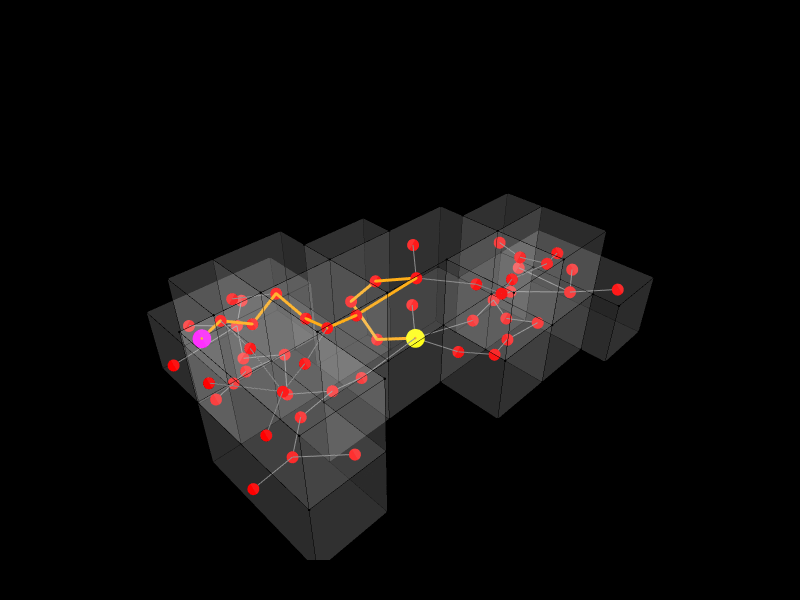

The code cell stored with this chart in its notebook:
### Markdown cell above
## 12. Worst-Case Egress Path

Room 49 requires **11 room transitions** and covers **18,631 units** — the most demanding evacuation route in the building. Its path (orange) traces the full depth of the circulation network from the most remote interior space to the exit.

This is the room a safety analysis would flag first. Whether this depth is acceptable depends on the function of room 49 and the expected occupancy.

### Code cell
if connected:
    worst_room_idx, worst_hops, worst_length = connected[-1]
    worst_path = exit_results[worst_room_idx][3]
    worst_v    = interior_verts[worst_room_idx]

    print(f"Worst-case room:    index {worst_room_idx}")
    print(f"Hops to exit:       {worst_hops}")
    print(f"Path length:        {worst_length:.2f} units")

    # Reset colours
    for v in interior_verts:
        Topology.SetDictionary(v, Dictionary.ByKeysValues(["size", "color"], [14, "red"]))
    Topology.SetDictionary(worst_v,    Dictionary.ByKeysValues(["size", "color"], [22, "magenta"]))
    Topology.SetDictionary(exterior_v, Dictionary.ByKeysValues(["size", "color"], [22, "yellow"]))

    for e in Graph.Edges(g_exit):
        Topology.SetDictionary(e, Dictionary.ByKeysValues(["width", "color"], [2, "grey"]))
    if worst_path:
        for e in Topology.Edges(worst_path):
            Topology.SetDictionary(e, Dictionary.ByKeysValues(["width", "color"], [6, "orange"]))

    show_list = [cc, g_exit]
    if worst_path:
        show_list.append(worst_path)

    Topology.Show(
        *show_list,
        faceOpacity=0.1,
        vertexSizeKey="size",
        vertexColorKey="color",
        edgeWidthKey="width",
        edgeColorKey="color",
        backgroundColor="black",
        width=800,
        height=600,
        renderer=renderer
    )
else:
    print("No connected rooms found.")

### Figure 1 — Plotly figure (JSON) as saved in the notebook; plotly's stock layout.template omitted (floating-point values rounded to 4 significant figures; data arrays with more than 128 entries replaced by an {"elided": "..."} marker saying what was removed)
{"data": [{"customdata": ["", "", "", "", "", "", "", "", "", "", "", "", "", "", "", "", "", "", "", "", "", "", "", "", "", "", "", "", "", "", "", "", "", "", "", "", "", "", "", "", "", "", "", "", "", "", "", "", "", "", "", "", "", "", "", "", "", "", "", "", "", "", "", "", "", "", "", "", "", "", "", "", "", "", "", "", "", "", "", ""], "hoverinfo": "text", "hovertemplate": ["Click ", "Click ", "Click ", "Click ", "Click ", "Click ", "Click ", "Click ", "Click ", "Click ", "Click ", "Click ", "Click ", "Click ", "Click ", "Click ", "Click ", "Click ", "Click ", "Click ", "Click ", "Click ", "Click ", "Click ", "Click ", "Click ", "Click ", "Click ", "Click ", "Click ", "Click ", "Click ", "Click ", "Click ", "Click ", "Click ", "Click ", "Click ", "Click ", "Click ", "Click ", "Click ", "Click ", "Click ", "Click ", "Click ", "Click ", "Click ", "Click ", "Click ", "Click ", "Click ", "Click ", "Click ", "Click ", "Click ", "Click ", "Click ", "Click ", "Click ", "Click ", "Click ", "Click ", "Click ", "Click ", "Click ", "Click ", "Click ", "Click ", "Click ", "Click ", "Click ", "Click ", "Click ", "Click ", "Click ", "Click ", "Click ", "Click ", "Click "], "hovertext": ["", "", "", "", "", "", "", "", "", "", "", "", "", "", "", "", "", "", "", "", "", "", "", "", "", "", "", "", "", "", "", "", "", "", "", "", "", "", "", "", "", "", "", "", "", "", "", "", "", "", "", "", "", "", "", "", "", "", "", "", "", "", "", "", "", "", "", "", "", "", "", "", "", "", "", "", "", "", "", ""], "legendgroup": "1", "legendrank": 1, "marker": {"color": ["#000000", "#000000", "#000000", "#000000", "#000000", "#000000", "#000000", "#000000", "#000000", "#000000", "#000000", "#000000", "#000000", "#000000", "#000000", "#000000", "#000000", "#000000", "#000000", "#000000", "#000000", "#000000", "#000000", "#000000", "#000000", "#000000", "#000000", "#000000", "#000000", "#000000", "#000000", "#000000", "#000000", "#000000", "#000000", "#000000", "#000000", "#000000", "#000000", "#000000", "#000000", "#000000", "#000000", "#000000", "#000000", "#000000", "#000000", "#000000", "#000000", "#000000", "#000000", "#000000", "#000000", "#000000", "#000000", "#000000", "#000000", "#000000", "#000000", "#000000", "#000000", "#000000", "#000000", "#000000", "#000000", "#000000", "#000000", "#000000", "#000000", "#000000", "#000000", "#000000", "#000000", "#000000", "#000000", "#000000", "#000000", "#000000", "#000000", "#000000"], "line": {"width": 0}, "opacity": 1, "size": [2.8, 2.8, 2.8, 2.8, 2.8, 2.8, 2.8, 2.8, 2.8, 2.8, 2.8, 2.8, 2.8, 2.8, 2.8, 2.8, 2.8, 2.8, 2.8, 2.8, 2.8, 2.8, 2.8, 2.8, 2.8, 2.8, 2.8, 2.8, 2.8, 2.8, 2.8, 2.8, 2.8, 2.8, 2.8, 2.8, 2.8, 2.8, 2.8, 2.8, 2.8, 2.8, 2.8, 2.8, 2.8, 2.8, 2.8, 2.8, 2.8, 2.8, 2.8, 2.8, 2.8, 2.8, 2.8, 2.8, 2.8, 2.8, 2.8, 2.8, 2.8, 2.8, 2.8, 2.8, 2.8, 2.8, 2.8, 2.8, 2.8, 2.8, 2.8, 2.8, 2.8, 2.8, 2.8, 2.8, 2.8, 2.8, 2.8, 2.8], "sizemode": "diameter", "symbol": "circle"}, "mode": "markers", "name": "1: Untitled (Vertices)", "showlegend": false, "text": ["", "", "", "", "", "", "", "", "", "", "", "", "", "", "", "", "", "", "", "", "", "", "", "", "", "", "", "", "", "", "", "", "", "", "", "", "", "", "", "", "", "", "", "", "", "", "", "", "", "", "", "", "", "", "", "", "", "", "", "", "", "", "", "", "", "", "", "", "", "", "", "", "", "", "", "", "", "", "", ""], "type": "scatter3d", "x": [13310, 16310, 16310, 13310, 10310, 13310, 16310, 16310, 10310, 16310, 16310, 13310, 10310, 10310, 13310, 16310, 10310, 16310, 16310, 13310, 10310, 10310, 10310, 13310, 13310, 10310, 16310, 13310, 16310, 13310, 19310, 19310, 19310, 19310, 7310, 7310, 7310, 7310, 7310, 7310, 19310, 19310, 13310, 16310, 7310, 7310, 10310, 10310, 7310, 10310, 19310, 19310, 4310, 4310, 5512.0, 7310, 4310, 4310, 5512.0, 7310, 4310, 7310, 4310, 5512.0, 22310, 22310, 19310, 22310, 22310, 19310, 19310, 5512.0, 5512.0, 5512.0, 11510.0, 5512.0, 11510.0, 11510.0, 5512.0, 11510.0], "y": [-760, -760, -760, -760, -3760, -3760, -3760, -1962.0, -760, -1962.0, -3760, -3760, -3760, -760, -760, -760, -760, -1962.0, -3760, -3760, -3760, 740, 740, 740, 740, 740, -6760, -6760, -6760, -6760, -1962.0, -3760, -1962.0, -3760, -760, -3760, -760, -3760, -3760, -760, -1962.0, -3760, -6760, -6760, 2240, 2240, 2240, 2240, 2240, 2240, -6760, -6760, -6760, -760, -760, -6760, -6760, -760, -760, -6760, -6760, -6760, -760, -760, -1962.0, -7962.0, -7962.0, -7962.0, -1962.0, -7962.0, -6760, 2240, 2240, 2240, 2240, 5240, 5240, 2240, 5240, 5240], "z": [6000, 6000, 3000, 3000, 6000, 6000, 6000, 6000, 6000, 3000, 3000, 3000, 3000, 3000, 0, 0, 0, 0, 0, 0, 0, 6000, 3000, 6000, 0, 0, 6000, 6000, 3000, 3000, 6000, 6000, 3000, 3000, 6000, 6000, 3000, 3000, 0, 0, 0, 0, 0, 0, 6000, 3000, 3000, 6000, 0, 0, 6000, 3000, 6000, 6000, 6000, 6000, 3000, 3000, 3000, 3000, 0, 0, 0, 0, 3000, 3000, 3000, 0, 0, 0, 0, 6000, 3000, 0, 3000, 3000, 3000, 0, 0, 0]}, {"hoverinfo": "text", "hovertext": [], "legendgroup": "2", "legendrank": 2, "line": {"color": "#000000", "dash": "solid", "width": 1}, "marker": {"color": "#000000", "size": 0.25, "symbol": "circle"}, "mode": "markers+lines", "name": "1: Untitled (Edges)", "showlegend": false, "text": [], "type": "scatter3d", "x": {"elided": "474 float values"}, "y": {"elided": "474 float values"}, "z": {"elided": "474 int values"}}, {"cmax": 1, "cmin": 0, "color": "#FAFAFA", "colorscale": [[0, "#440154"], [0.1111, "#482878"], [0.2222, "#3e4989"], [0.3333, "#31688e"], [0.4444, "#26828e"], [0.5556, "#1f9e89"], [0.6667, "#35b779"], [0.7778, "#6ece58"], [0.8889, "#b5de2b"], [1, "#fde725"]], "flatshading": true, "hoverinfo": "text", "hovertext": "", "i": {"elided": "224 int values"}, "j": {"elided": "224 int values"}, "k": {"elided": "224 int values"}, "legendgroup": "3", "legendrank": 3, "lighting": {"facenormalsepsilon": 0}, "name": "1: Untitled (Faces)", "opacity": 0.1, "showlegend": false, "showscale": false, "text": "", "type": "mesh3d", "x": [16310, 13310, 13310, 16310, 10310, 10310, 13310, 16310, 16310, 16310, 13310, 16310, 10310, 10310, 13310, 16310, 10310, 13310, 16310, 16310, 10310, 10310, 10310, 13310, 13310, 10310, 16310, 13310, 16310, 13310, 19310, 19310, 19310, 19310, 7310, 7310, 7310, 7310, 7310, 7310, 19310, 19310, 13310, 16310, 7310, 7310, 10310, 10310, 7310, 10310, 19310, 19310, 7310, 4310, 5512.0, 4310, 4310, 4310, 5512.0, 7310, 4310, 7310, 4310, 5512.0, 19310, 22310, 22310, 22310, 22310, 19310, 19310, 5512.0, 5512.0, 5512.0, 11510.0, 11510.0, 5512.0, 11510.0, 5512.0, 11510.0], "y": [-760, -760, -760, -760, -760, -3760, -3760, -1962.0, -3760, -1962.0, -3760, -3760, -3760, -760, -760, -760, -760, -3760, -1962.0, -3760, -3760, 740, 740, 740, 740, 740, -6760, -6760, -6760, -6760, -3760, -1962.0, -1962.0, -3760, -3760, -760, -760, -3760, -3760, -760, -1962.0, -3760, -6760, -6760, 2240, 2240, 2240, 2240, 2240, 2240, -6760, -6760, -6760, -6760, -760, -760, -6760, -760, -760, -6760, -6760, -6760, -760, -760, -7962.0, -7962.0, -1962.0, -7962.0, -1962.0, -7962.0, -6760, 2240, 2240, 2240, 2240, 5240, 5240, 2240, 5240, 5240], "z": [3000, 3000, 6000, 6000, 6000, 6000, 6000, 6000, 6000, 3000, 3000, 3000, 3000, 3000, 0, 0, 0, 0, 0, 0, 0, 6000, 3000, 6000, 0, 0, 6000, 6000, 3000, 3000, 6000, 6000, 3000, 3000, 6000, 6000, 3000, 3000, 0, 0, 0, 0, 0, 0, 6000, 3000, 3000, 6000, 0, 0, 6000, 3000, 6000, 6000, 6000, 6000, 3000, 3000, 3000, 3000, 0, 0, 0, 0, 3000, 3000, 3000, 0, 0, 0, 0, 6000, 3000, 0, 3000, 3000, 3000, 0, 0, 0]}, {"hoverinfo": "text", "hovertext": [], "legendgroup": "10", "legendrank": 10, "line": {"color": "#808080", "dash": "solid", "width": 2}, "marker": {"color": "#808080", "size": 0.5, "symbol": "circle"}, "mode": "markers+lines", "name": "2: Untitled Graph (Edges)", "showlegend": false, "text": [], "type": "scatter3d", "x": {"elided": "135 float values"}, "y": {"elided": "135 float values"}, "z": {"elided": "135 float values"}}, {"hoverinfo": "text", "hovertext": [], "legendgroup": "10", "legendrank": 10, "line": {"color": "#FFA500", "dash": "solid", "width": 6}, "marker": {"color": "#FFA500", "size": 1.5, "symbol": "circle"}, "mode": "markers+lines", "name": "2: Untitled Graph (Edges)", "showlegend": false, "text": [], "type": "scatter3d", "x": [11810, 12520.0, null, 11810, 12520.0, null, 13310, 12520.0, null, 6411.0, 5512.0, null, 6411.0, 7310.0, null, 8810, 8992.0, null, 8810, 8992.0, null, 13310, 12520.0, null, 13310, 10310.0, null, 8810, 10310.0, null, 8810, 7310.0, null], "y": [-10, -760.0, null, -10, -760.0, null, -2260, -760.0, null, 740, 555.0, null, 740, 174.4, null, 740, -760.0, null, -2260, -760.0, null, -2260, -760.0, null, -2260, -2084.0, null, -2260, -2084.0, null, 740, 174.4, null], "z": [3000, 4023.0, null, 3000, 1023.0, null, 1500, 1023.0, null, 4500, 4308.0, null, 4500, 4170.0, null, 4500, 4023.0, null, 4500, 4023.0, null, 4500, 4023.0, null, 4500, 4170.0, null, 4500, 4170.0, null, 4500, 4170.0, null]}, {"customdata": ["", "", "", "", "", "", "", "", "", "", "", "", "", "", "", "", "", "", "", "", "", "", "", "", "", "", "", "", "", "", "", "", "", "", "", "", "", "", "", "", "", "", "", "", "", "", "", "", "", "", "", "", "", "", ""], "hoverinfo": "text", "hovertemplate": ["Click ", "Click ", "Click ", "Click ", "Click ", "Click ", "Click ", "Click ", "Click ", "Click ", "Click ", "Click ", "Click ", "Click ", "Click ", "Click ", "Click ", "Click ", "Click ", "Click ", "Click ", "Click ", "Click ", "Click ", "Click ", "Click ", "Click ", "Click ", "Click ", "Click ", "Click ", "Click ", "Click ", "Click ", "Click ", "Click ", "Click ", "Click ", "Click ", "Click ", "Click ", "Click ", "Click ", "Click ", "Click ", "Click ", "Click ", "Click ", "Click ", "Click ", "Click ", "Click ", "Click ", "Click ", "Click "], "hovertext": ["", "", "", "", "", "", "", "", "", "", "", "", "", "", "", "", "", "", "", "", "", "", "", "", "", "", "", "", "", "", "", "", "", "", "", "", "", "", "", "", "", "", "", "", "", "", "", "", "", "", "", "", "", "", ""], "legendgroup": "9", "legendrank": 9, "marker": {"color": ["#FF0000", "#FF0000", "#FF0000", "#FF0000", "#FF0000", "#FF0000", "#FF0000", "#FF0000", "#FF0000", "#FF0000", "#FF0000", "#FFFF00", "#FF0000", "#FF0000", "#FF0000", "#FF0000", "#FF0000", "#FF0000", "#FF0000", "#FF0000", "#FF0000", "#FF0000", "#FF0000", "#FF0000", "#FF0000", "#FF0000", "#FF0000", "#FF0000", "#FF0000", "#FF0000", "#FF0000", "#FF0000", "#FF0000", "#FF0000", "#FF0000", "#FF0000", "#FF0000", "#FF0000", "#FF0000", "#FF0000", "#FF0000", "#FF0000", "#FF0000", "#FF0000", "#FF0000", "#FF00FF", "#FF0000", "#FF0000", "#FF0000", "#FF0000", "#FF0000", "#FF0000", "#FF0000", "#FF0000", "#FF0000"], "line": {"width": 0}, "opacity": 1, "size": [14, 14, 14, 14, 14, 14, 14, 14, 14, 14, 14, 22, 14, 14, 14, 14, 14, 14, 14, 14, 14, 14, 14, 14, 14, 14, 14, 14, 14, 14, 14, 14, 14, 14, 14, 14, 14, 14, 14, 14, 14, 14, 14, 14, 14, 22, 14, 14, 14, 14, 14, 14, 14, 14, 14], "sizemode": "diameter", "symbol": "circle"}, "mode": "markers", "name": "2: Untitled Graph (Vertices)", "showlegend": false, "text": ["", "", "", "", "", "", "", "", "", "", "", "", "", "", "", "", "", "", "", "", "", "", "", "", "", "", "", "", "", "", "", "", "", "", "", "", "", "", "", "", "", "", "", "", "", "", "", "", "", "", "", "", "", "", ""], "type": "scatter3d", "x": [11810, 10310.0, 17810, 18120.0, 12520.0, 6411.0, 14670.0, 16310.0, 7310.0, 8810, 7764.0, 13310, 8992.0, 5810, 12520.0, 14360.0, 5810, 17810, 14810, 8810, 13310, 10310.0, 7310.0, 15200.0, 19310.0, 8810, 17810, 17810, 8512.0, 14670.0, 14810, 8810, 20810, 6411.0, 16310.0, 5512.0, 5512.0, 22310.0, 7070.0, 9722.0, 7310.0, 19310.0, 4310.0, 4310.0, 22310.0, 5512.0, 6562.0, 20950.0, 16310.0, 17640.0, 7764.0, 7764.0, 7310.0, 7310.0, 4310.0], "y": [-10, -2211.0, -2861.0, -3760.0, -760.0, 740, -760.0, -4670.0, -2211.0, -2260, -760.0, -2260, -760.0, -3760, -760.0, -3760.0, -3760, -2861.0, -5260, 740, -2260, -2084.0, -2884.0, -3760.0, -2728.0, 740, -5260, -5260, 3740, -760.0, -5260, -2260, -4962.0, 740, -2914.0, 3892.0, 555.0, -4098.0, 5240.0, 5240.0, 1330.0, -4813.0, -2044.0, -5062.0, -6518.0, 555.0, -760.0, -1962.0, -4813.0, -3760.0, 2240.0, 2240.0, 174.4, -5221.0, -3558.0], "z": [3000, 1170.0, 4500, 4023.0, 1023.0, 4500, 1754.0, 4170.0, 1170.0, 1500, 1023.0, 1500, 4023.0, 1500, 4023.0, 1023.0, 4500, 1500, 1500, 1500, 4500, 4170.0, 4170.0, 4023.0, 1170.0, 4500, 4500, 1500, 1500, 4815.0, 4500, 4500, 1500, 1500, 1170.0, 1015.0, 1402.0, 1672.0, 1461.0, 1461.0, 1170.0, 4170.0, 4711.0, 4711.0, 1672.0, 4308.0, 4023.0, 1423.0, 1170.0, 1023.0, 4023.0, 1023.0, 4170.0, 1602.0, 1015.0]}, {"customdata": ["", "", "", "", "", "", "", "", "", "", "", ""], "hoverinfo": "text", "hovertemplate": ["Click ", "Click ", "Click ", "Click ", "Click ", "Click ", "Click ", "Click ", "Click ", "Click ", "Click ", "Click "], "hovertext": ["", "", "", "", "", "", "", "", "", "", "", ""], "legendgroup": "5", "legendrank": 5, "marker": {"color": ["#FFFF00", "#FF0000", "#FF0000", "#FF0000", "#FF0000", "#FF0000", "#FF0000", "#FF0000", "#FF0000", "#FF0000", "#FF0000", "#FF00FF"], "line": {"width": 0}, "opacity": 1, "size": [22, 14, 14, 14, 14, 14, 14, 14, 14, 14, 14, 22], "sizemode": "diameter", "symbol": "circle"}, "mode": "markers", "name": "3: Untitled (Vertices)", "showlegend": false, "text": ["", "", "", "", "", "", "", "", "", "", "", ""], "type": "scatter3d", "x": [13310, 12520.0, 11810, 12520.0, 13310, 10310.0, 8810, 8992.0, 8810, 7310.0, 6411.0, 5512.0], "y": [-2260, -760.0, -10, -760.0, -2260, -2084.0, -2260, -760.0, 740, 174.4, 740, 555.0], "z": [1500, 1023.0, 3000, 4023.0, 4500, 4170.0, 4500, 4023.0, 4500, 4170.0, 4500, 4308.0]}, {"hoverinfo": "text", "hovertext": [], "legendgroup": "6", "legendrank": 6, "line": {"color": "#FFA500", "dash": "solid", "width": 6}, "marker": {"color": "#FFA500", "size": 1.5, "symbol": "circle"}, "mode": "markers+lines", "name": "3: Untitled (Edges)", "showlegend": false, "text": [], "type": "scatter3d", "x": [13310, 12520.0, null, 12520.0, 11810, null, 11810, 12520.0, null, 12520.0, 13310, null, 13310, 10310.0, null, 10310.0, 8810, null, 8810, 8992.0, null, 8992.0, 8810, null, 8810, 7310.0, null, 7310.0, 6411.0, null, 6411.0, 5512.0, null], "y": [-2260, -760.0, null, -760.0, -10, null, -10, -760.0, null, -760.0, -2260, null, -2260, -2084.0, null, -2084.0, -2260, null, -2260, -760.0, null, -760.0, 740, null, 740, 174.4, null, 174.4, 740, null, 740, 555.0, null], "z": [1500, 1023.0, null, 1023.0, 3000, null, 3000, 4023.0, null, 4023.0, 4500, null, 4500, 4170.0, null, 4170.0, 4500, null, 4500, 4023.0, null, 4023.0, 4500, null, 4500, 4170.0, null, 4170.0, 4500, null, 4500, 4308.0, null]}], "layout": {"autosize": true, "height": 600, "margin": {"b": 40, "l": 40, "r": 40, "t": 40}, "paper_bgcolor": "#000000", "plot_bgcolor": "#000000", "scene": {"aspectmode": "data", "camera": {"center": {"x": 0, "y": 0, "z": 0}, "eye": {"x": -1.25, "y": -1.25, "z": 1.25}, "projection": {"type": "perspective"}, "up": {"x": 0, "y": 0, "z": 1}}, "xaxis": {"visible": false}, "yaxis": {"visible": false}, "zaxis": {"visible": false}}, "showlegend": true, "width": 800, "xaxis": {"showgrid": false, "visible": false, "zeroline": false}, "yaxis": {"showgrid": false, "visible": false, "zeroline": false}}}
